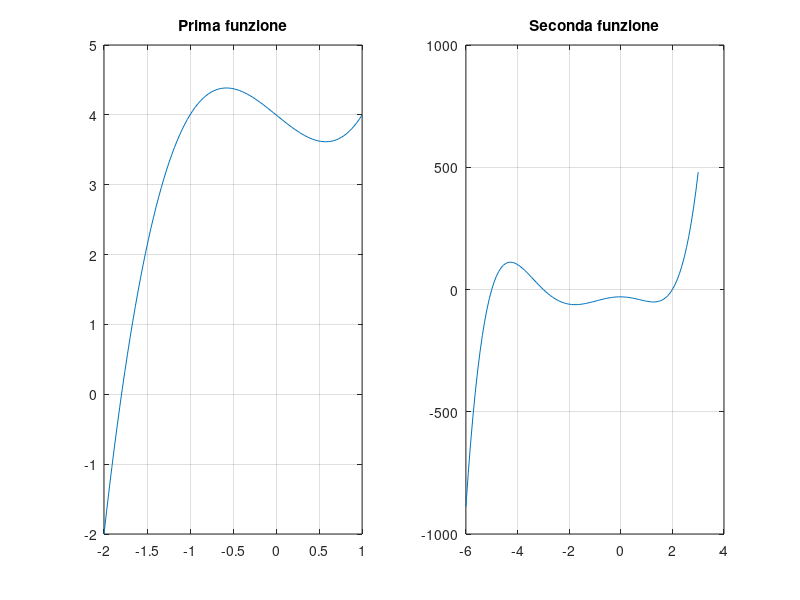

This chart was generated by the following MATLAB code:
% Esercizio 02

% Dati
p = [1 0 -1 4];
xp = linspace(-2,1);
q = [1 6 0 -24 -1 -30];
xq = linspace(-6,3);

% Richieste
subplot(1,2,1)
plot(xp, polyval(p,xp))
title("Prima funzione")
grid on

subplot(1,2,2)
plot(xq, polyval(q,xq))
title("Seconda funzione")
grid on

proots = roots(p)
qroots = roots(q)
